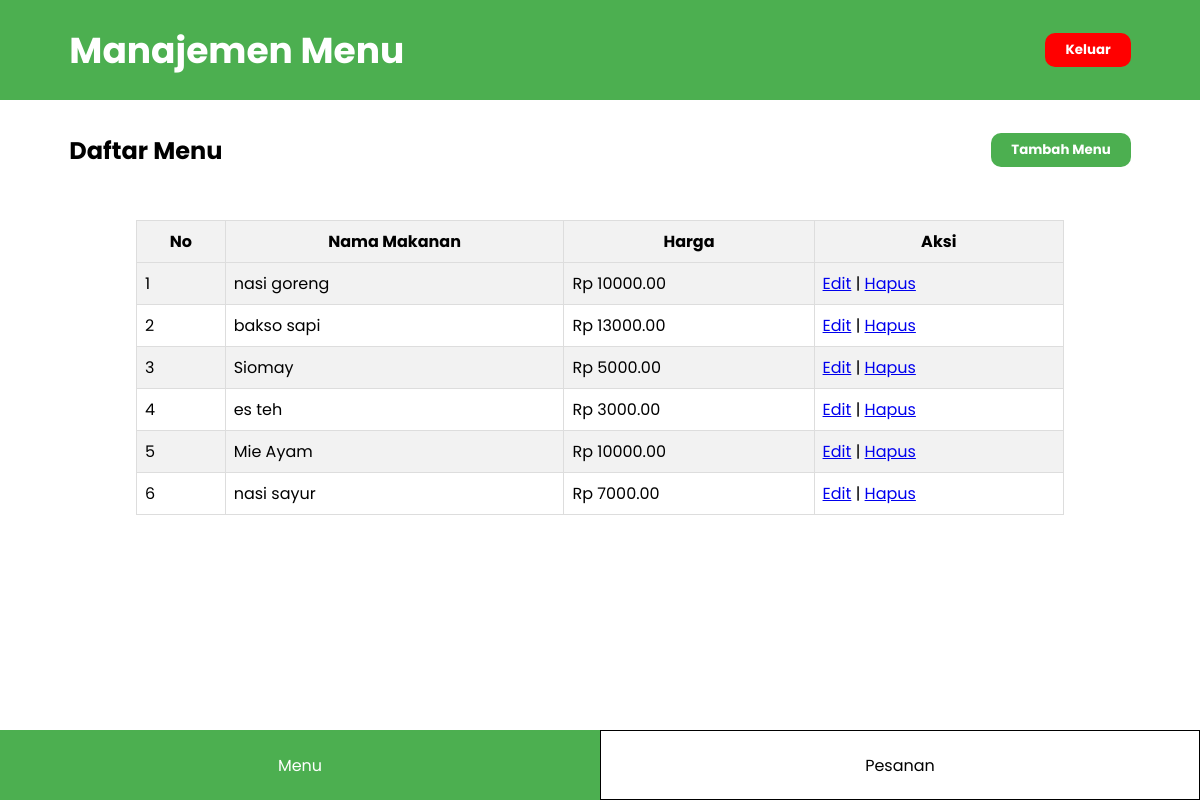
The app's page /admin_menu.php, older data.
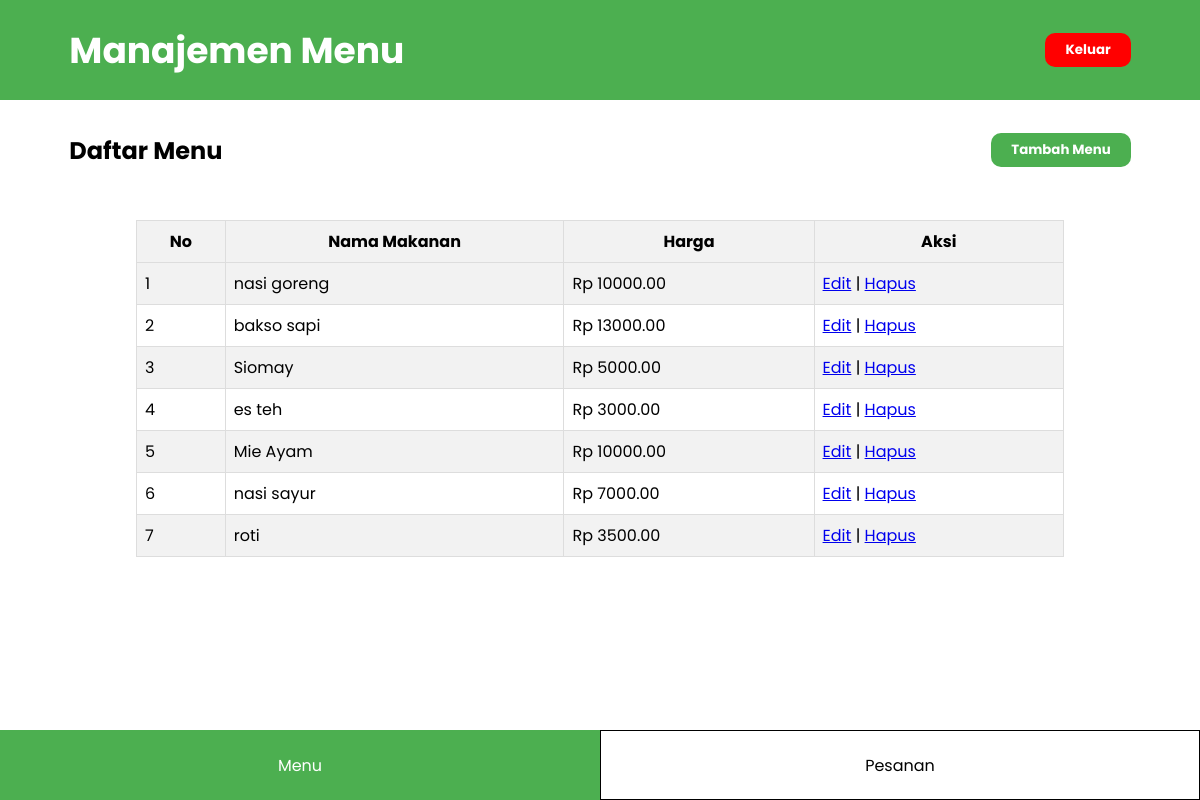
The same page, newer data.
### tables this page shows
CREATE TABLE `menu` (
  `id_menu` int NOT NULL,
  `nama_makanan` varchar(100) DEFAULT NULL,
  `harga` decimal(10,2) DEFAULT NULL
);

### admin_menu.php (the view, shortened to what this page needs)
<?php
include "database.php";
        ?>
        <?php
$sql_select = "SELECT * FROM menu";
$result = $conn->query($sql_select);
?>
<!DOCTYPE html>
<html lang="en">
<head>
</head>
<body>
    <header>
        <p>Manajemen Menu</p>
        <button onclick="window.location.href='masuk.php'">Keluar</button>
    </header>
     <section class="judul">
        <h2>Daftar Menu</h2>
        <button onclick="tampilkanDivTambah()">Tambah Menu</button>
    </section>
    <section class="data">
        <table border="1" cellspacing="0" cellpadding="5">
            <tr>
                <th>No</th>
                <th>Nama Makanan</th>
                <th>Harga</th>
                <th>Aksi</th>
            </tr>
            <?php
            if ($result->num_rows > 0) {
                $no = 1;
                while ($row = $result->fetch_assoc()) {
                    echo "<tr>";
                    echo "<td>" . $no++ . "</td>";
                    echo "<td>" . $row['nama_makanan'] . "</td>";
                    echo "<td>Rp " . $row['harga'] . "</td>";
                    echo "<td>";
                    echo "<a href='admin_menu.php?edit=" . $row['id_menu'] . "'>Edit</a> | ";
                    echo "<a href='admin_menu.php?hapus=" . $row['id_menu'] . "' onclick='return confirm(\"Yakin ingin menghapus?\")'>Hapus</a>";
                    echo "</td>";
                    echo "</tr>";
                }
            } else {
                echo "<tr><td colspan='4'>Tidak ada data</td></tr>";
            }
            ?>
        </table>
    </section>
    <footer>
        <a class="menu1" href="admin_menu.php">Menu</a>
        <a class="menu2" href="admin_pesanan.php">Pesanan</a>
    </footer>
</body>
</html>

Row changes from the older to the newer data that the page shows:
added menu: nama_makanan "roti", harga "3500.00"
